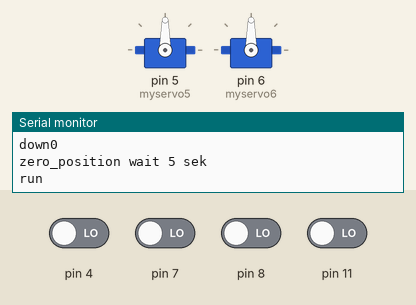
The sketch below on a simulated Arduino Uno, built with avr-gcc and run on an emulated ATmega328P. Shown: 2 × servo, the last lines printed to the serial monitor. The inputs (shaded band) are chosen by the test bench; at power-on: pin 4, pin 7, pin 8, pin 11 LOW.

Above: at 7.2 s.
7.3 s: pin 4 driven HIGH
At 8.05 s:
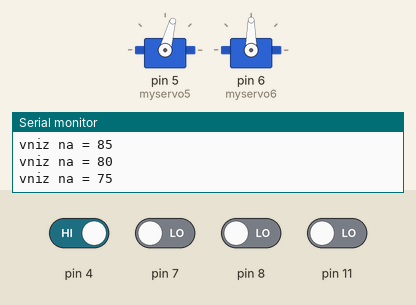
10.3 s: pin 7 driven HIGH
At 10.45 s:
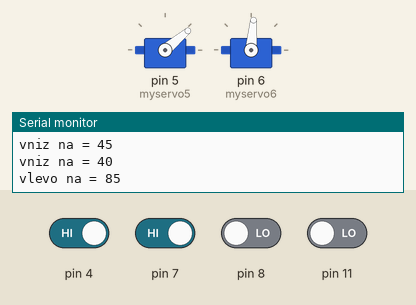
13.3 s: pin 11 driven HIGH
16.3 s: pin 8 driven HIGH
At 16.45 s:
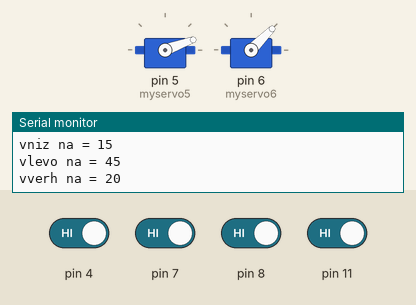
19.3 s: pin 8 driven LOW
At 21.26 s:
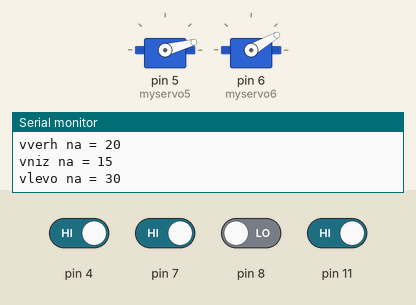
22.3 s: pin 7 driven LOW
At 22.46 s:
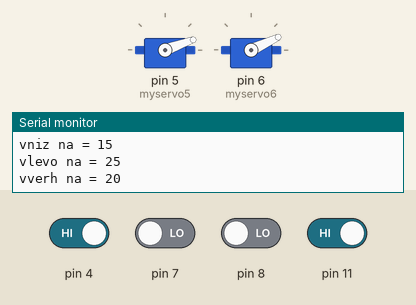
Timing chart, 0 to 26.3 s (numbered marks = the images above; inputs shaded):
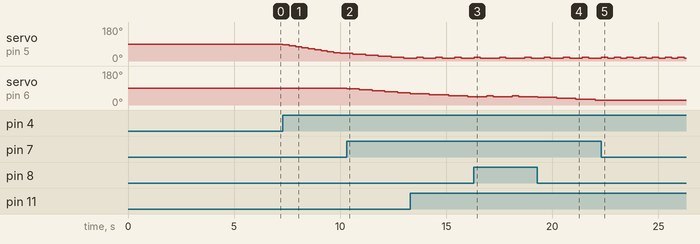

Measured:
- after the input at 7.3 s, servo on pin 5 (myservo5): moves from 90° to 40° over 2.7 s, starting at once
- after the input at 10.3 s, servo on pin 6 (myservo6): moves from 90° to 65° over 2.4 s, starting at once
- after the input at 16.3 s, servo on pin 5 (myservo5): alternates 20° for 0.30 s and 15° for 0.90 s, starting after 1.2 s
- after the input at 19.3 s, servo on pin 5 (myservo5): alternates 20° for 0.30 s and 15° for 0.60 s, starting after 0.31 s
- after the input at 22.3 s, servo on pin 5 (myservo5): alternates 20° for 0.30 s and 15° for 0.30 s, starting after 0.62 s; servo on pin 6 (myservo6): stays 25° (without the input it goes to 20° after 0.62 s)

The sketch:

Servo_pult.ino
```cpp
//Гоша г.Волгоград искусственный интеллект

#include <Servo.h>

Servo myservo5;  //объявляем серву за горизонтальное перемещение
Servo myservo6;//объявляем серву за вертикальное перемещение


int max_=180; //максимальный угол поворота сервы
int min_=0; //минимальный угол поворота сервы
int up_cur=90; //текущий угол поворота вертикальной сервы
int down_cur=90;//текущий угол поворота горизонтальной сервы
int up=0; //состояние кнопки вверх
int down=0; //состояние кнопки вниз
int right=0; //состояние кнопки вправо
int left=0;// состояние кнопки влево
void setup() {
  myservo5.attach(5);  //привязка сервы к порту 5
  myservo6.attach(6); //привязка сервы к порту 6
pinMode(4, INPUT); //вниз кнопка
pinMode(7, INPUT); //влево  кнопка
pinMode(8, INPUT);//вправо кнопка
pinMode(11, INPUT); //вверх кнопка
Serial.begin(9600); //обмен данным с пк
//считываем состояие кнопок
right=digitalRead(8);
left=digitalRead(7);
up=digitalRead(11);
down=digitalRead(4);
Serial.println("Start_servo");
delay(1000);
Serial.print("right = ");
Serial.println(right);
Serial.print("left = ");
Serial.println(left);
Serial.print("up = ");
Serial.println(up);
Serial.print("down");
Serial.println(down);
Serial.println("zero_position wait 5 sek");
delay(2000);
//приводим сервы стартовое положение

myservo5.write(up_cur);
myservo6.write(down_cur);
delay(3000);
Serial.println("run");
}

void loop() {
  //считываем состояние кнопок
right=digitalRead(8);
left=digitalRead(7);
up=digitalRead(11);
down=digitalRead(4);
//проверка нажата ли кнопка вправо
  if (right>0 and down_cur<max_)
  {
    down_cur=down_cur+5; //изменение угла
    myservo6.write(down_cur); //пововрот сервы
    Serial.print("vpravo na = ");
    Serial.println(down_cur);
    delay(300);
    }
    //проверка нажата ли кнопка влево
   if (left>0 and down_cur>min_)
  {
    down_cur=down_cur-5; //изменение угла
    myservo6.write(down_cur); //пововрот сервы
    Serial.print("vlevo na = ");
    Serial.println(down_cur);
    delay(300);
    }
    //проверка нажата ли кнопка вверх

  if (up>0 and up_cur<max_)
  {
    up_cur=up_cur+5;//изменение угла
    myservo5.write(up_cur);//пововрот сервы
    Serial.print("vverh na = ");
    Serial.println(up_cur);
    delay(300);
    }
    //проверка нажата ли кнопка вниз
   if (down>0 and up_cur>min_)
  {
    up_cur=up_cur-5;//изменение угла
    myservo5.write(up_cur);//пововрот сервы
    Serial.print("vniz na = ");
    Serial.println(up_cur);
    delay(300);
    }

  }
```
